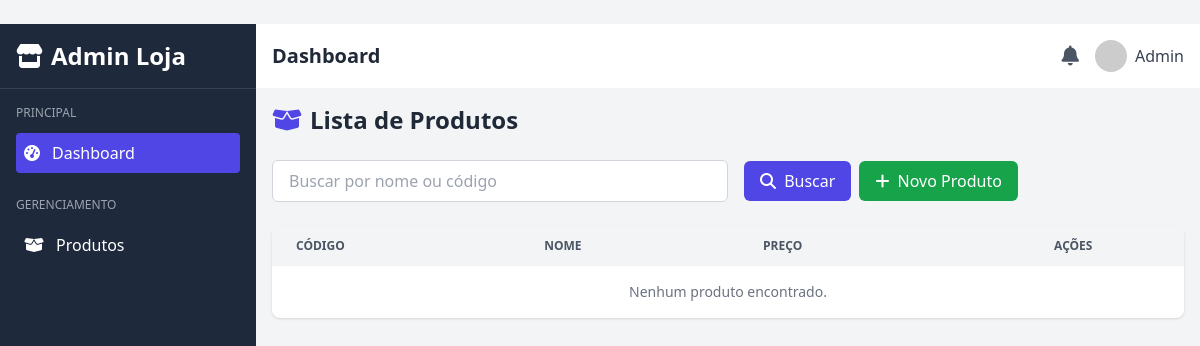
The app's page /administracao/produtos/, older data.
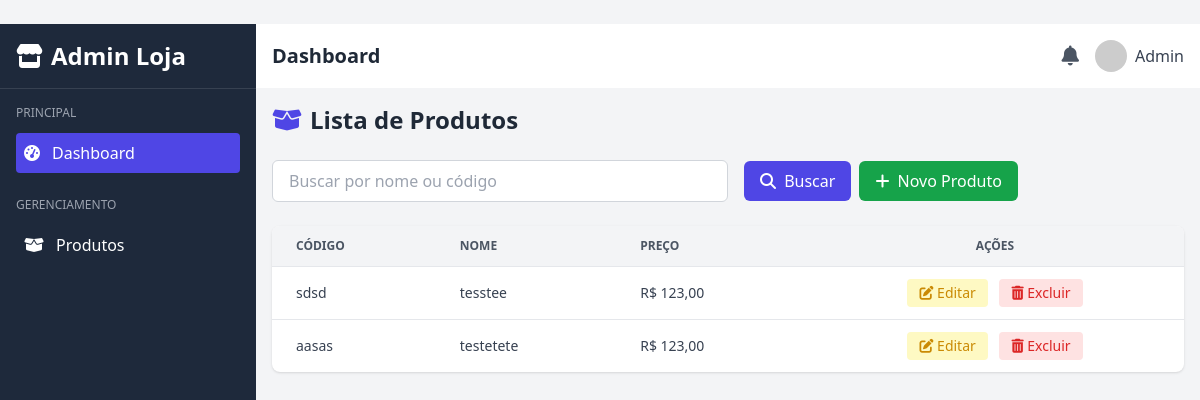
The same page, newer data.
### produtos/models.py (models this page shows, shortened)
class Produto(models.Model):
    nome = models.CharField(max_length=200)
    codigo_interno = models.CharField(max_length=50, unique=True)
    descricao = models.TextField(blank=True)
    categoria = models.ForeignKey(
        Categoria, on_delete=models.SET_NULL, null=True, blank=True)
    marca = models.ForeignKey(
        Marca, on_delete=models.SET_NULL, null=True, blank=True)
    grade_tamanho = models.ForeignKey(
        GradeTamanho, on_delete=models.SET_NULL, null=True, blank=True)
    imagem_principal = models.ImageField(
        upload_to='produtos/', null=True, blank=True)
    valor_venda = models.DecimalField(max_digits=10, decimal_places=2)
    peso = models.DecimalField(
        max_digits=6, decimal_places=3, help_text="Em kg", default=0.0)
    altura = models.DecimalField(
        max_digits=6, decimal_places=2, help_text="Em cm", default=0.0)
    largura = models.DecimalField(
        max_digits=6, decimal_places=2, help_text="Em cm", default=0.0)
    ncm = models.CharField(max_length=10, blank=True, null=True)
    cest = models.CharField(max_length=10, blank=True, null=True)
    cfop = models.CharField(max_length=10, blank=True, null=True)
    desconto_maximo = models.DecimalField(
        max_digits=5, decimal_places=2, blank=True, null=True,
        help_text="Desconto máximo permitido (%)"
    )
    criado_em = models.DateTimeField(auto_now_add=True)
    atualizado_em = models.DateTimeField(auto_now=True)
    ativo = models.BooleanField(default=True)

### administracao/views.py (the view)
# urls.py: path('produtos/', views.lista_produtos, name='lista_produtos'),
def lista_produtos(request):
    busca = request.GET.get('q', '')
    lista = Produto.objects.filter(ativo=True)
    if busca:
        lista = lista.filter(nome__icontains=busca) | lista.filter(
            codigo_interno__icontains=busca)
    paginator = Paginator(lista, 10)
    pagina = request.GET.get('page')
    produtos = paginator.get_page(pagina)
    return render(request, 'administracao/lista_produtos.html', {
        'produtos': produtos,
        'busca': busca
    })

### administracao/templates/administracao/lista_produtos.html (shortened to what this page needs)
﻿{% extends 'administracao/base_admin.html' %}
{% block content %}
<h1 class="text-2xl font-bold text-gray-800 mb-6 flex items-center">
    <i class="fas fa-box-open mr-2 text-indigo-600"></i>
    Lista de Produtos
</h1>
<form method="get" class="flex flex-col md:flex-row md:items-center gap-4 mb-6">
    <input type="text" name="q" placeholder="Buscar por nome ou código" value="{{ busca }}"
        class="w-full md:w-1/2 px-4 py-2 border border-gray-300 rounded-md focus:ring-2 focus:ring-indigo-500">
    <div class="flex gap-2">
        <button type="submit"
            class="bg-indigo-600 hover:bg-indigo-700 text-white px-4 py-2 rounded-md font-medium">
            <i class="fas fa-search mr-1"></i> Buscar
        </button>
        <a href="{% url 'administracao:cadastro_produto' %}"
            class="bg-green-600 hover:bg-green-700 text-white px-4 py-2 rounded-md font-medium">
            <i class="fas fa-plus mr-1"></i> Novo Produto
        </a>
    </div>
</form>
<div class="overflow-x-auto bg-white shadow rounded-lg">
    <table class="min-w-full text-sm text-left table-auto">
        <thead class="bg-gray-100 text-gray-600 uppercase text-xs">
            <tr>
                <th class="px-6 py-3">Código</th>
                <th class="px-6 py-3">Nome</th>
                <th class="px-6 py-3">Preço</th>
                <th class="px-6 py-3 text-center">Ações</th>
            </tr>
        </thead>
        <tbody class="text-gray-700">
            {% for produto in produtos %}
            <tr class="border-t hover:bg-gray-50">
                <td class="px-6 py-3">{{ produto.codigo_interno }}</td>
                <td class="px-6 py-3">{{ produto.nome }}</td>
                <td class="px-6 py-3">R$ {{ produto.valor_venda }}</td>
                <td class="px-6 py-3 text-center space-x-2">
                    <a href="{% url 'administracao:editar_produto' produto.id %}"
                        class="inline-block px-3 py-1 text-sm text-yellow-600 bg-yellow-100 rounded hover:bg-yellow-200">
                        <i class="fas fa-edit"></i> Editar
                    </a>
                    <a href="{% url 'administracao:excluir_produto' produto.id %}"
                        class="inline-block px-3 py-1 text-sm text-red-600 bg-red-100 rounded hover:bg-red-200"
                        onclick="return confirm('Tem certeza que deseja excluir este produto?');">
                        <i class="fas fa-trash-alt"></i> Excluir
                    </a>
                </td>
            </tr>
            {% empty %}
            <tr>
                <td colspan="4" class="px-6 py-4 text-center text-gray-500">Nenhum produto encontrado.</td>
            </tr>
            {% endfor %}
        </tbody>
    </table>
</div>
{% endblock %}

### administracao/templates/administracao/base_admin.html (shortened to what this page needs)
﻿{% load static %}
<!DOCTYPE html>
<html lang="pt-BR">
<head>
    <script src="https://cdn.tailwindcss.com"></script>
    <link rel="stylesheet" href="https://cdnjs.cloudflare.com/ajax/libs/font-awesome/6.4.0/css/all.min.css">
</head>
<body class="bg-gray-100 font-sans">
<div class="flex h-screen overflow-hidden">
    <div class="sidebar bg-dark text-white w-64 flex-shrink-0">
        <div class="p-4 border-b border-gray-700">
            <h1 class="text-2xl font-bold flex items-center">
                <i class="fas fa-store mr-2"></i>
                <span>Admin Loja</span>
            </h1>
        </div>
        <nav class="p-4">
            <div class="mb-6">
                <h3 class="text-xs uppercase text-gray-400 mb-3">Principal</h3>
                <ul>
                    <li class="mb-2">
                        <a href="{% url 'administracao:painel_dashboard' %}" class="flex items-center p-2 rounded bg-primary text-white">
                            <i class="fas fa-tachometer-alt mr-3"></i>
                            Dashboard
                        </a>
                    </li>
                </ul>
            </div>
            <div class="mb-6">
                <h3 class="text-xs uppercase text-gray-400 mb-3">Gerenciamento</h3>
                <ul>
                    <li class="mb-2">
                        <a href="{% url 'administracao:lista_produtos' %}" class="flex items-center p-2 rounded hover:bg-gray-700">
                            <i class="fas fa-box-open mr-3"></i>
                            Produtos
                        </a>
                    </li>
                </ul>
            </div>
        </nav>
    </div>
    <div class="flex-1 flex flex-col overflow-hidden">
        <header class="bg-white shadow-sm">
            <div class="flex items-center justify-between p-4">
                <div class="flex items-center">
                    <h2 class="text-xl font-semibold text-gray-800">Dashboard</h2>
                </div>
                <div class="flex items-center space-x-4">
                    <button class="text-gray-600 hover:text-gray-800">
                        <i class="fas fa-bell text-xl"></i>
                    </button>
                    <div class="flex items-center space-x-2">
                        <img src="https://randomuser.me/api/portraits/women/44.jpg" alt="User" class="w-8 h-8 rounded-full">
                        <span class="hidden md:inline text-gray-700">Admin</span>
                    </div>
                </div>
            </div>
        </header>
        <main class="flex-1 overflow-y-auto p-4 bg-gray-100">
            {% block content %}{% endblock %}
        </main>
    </div>
</div>
</body>
</html>

### administracao/templates/administracao/base_admin.html (style rules this page uses)
.sidebar { transition: all 0.3s ease; }

Row changes from the older to the newer data that the page shows:
added Produto: codigo_interno "sdsd", nome "tesstee", valor_venda "123,00"
added Produto: codigo_interno "aasas", nome "testetete", valor_venda "123,00"
Text that changed along with them:
text no longer shown: "Nenhum produto encontrado."
